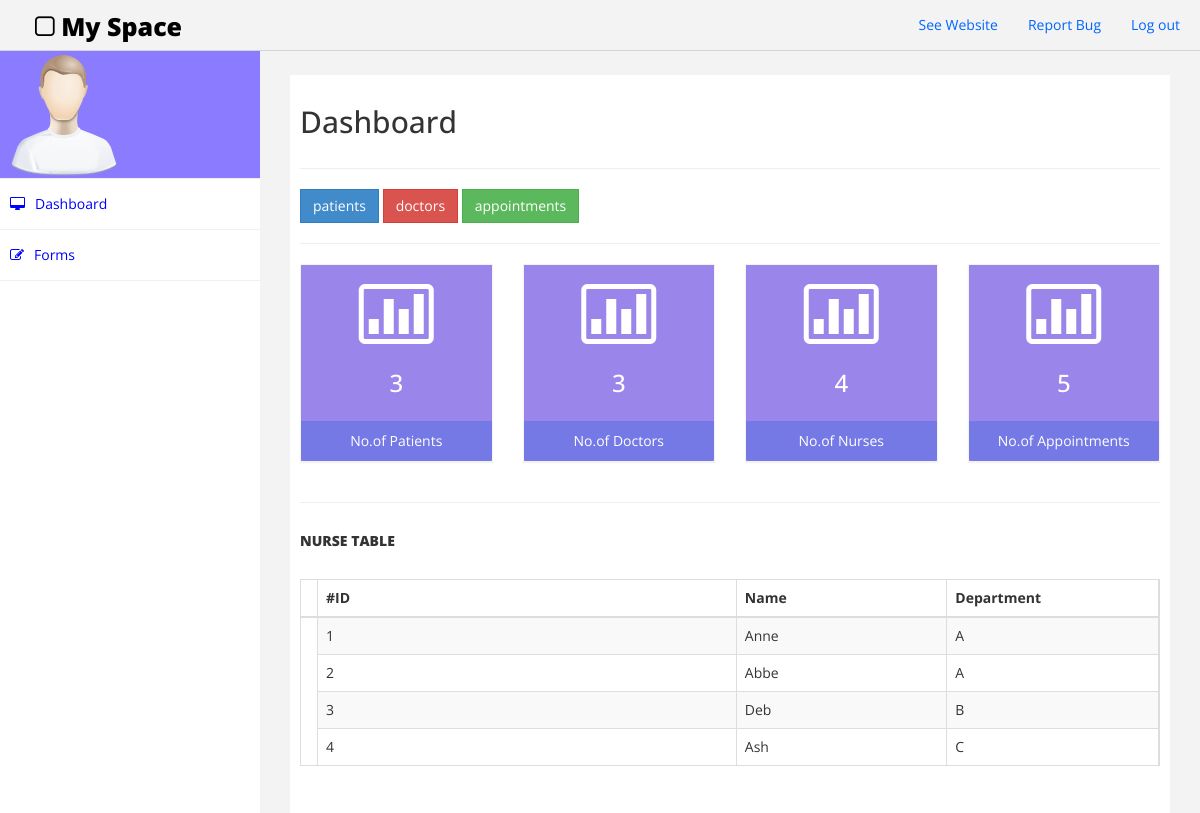
The app's page /myProject/dashboard.php with its own data.
### tables this page shows
CREATE TABLE `nurse` (
  `Name` varchar(25) NOT NULL,
  `nurse_ID` int(11) NOT NULL,
  `Department` varchar(45) NOT NULL,
  `Password` varchar(8) NOT NULL
);

### myProject/dashboard.php (the view, shortened to what this page needs)
<?php
include("DBconnect.php");
?>
<!DOCTYPE html>
<html xmlns="http://www.w3.org/1999/xhtml">
<head>
    <link href="assets/css/bootstrap.css" rel="stylesheet" />
    <link href="assets/css/font-awesome.css" rel="stylesheet" />
    <link href="assets/css/custom.css" rel="stylesheet" />
</head>
<body>
    <div id="wrapper">
        <div class="navbar navbar-inverse navbar-fixed-top">
            <div class="adjust-nav">
                <div class="navbar-header">
                    <a class="navbar-brand" href="#"><i class="fa fa-square-o "></i>&nbsp;My Space</a>
                </div>
                <div class="navbar-collapse collapse">
                    <ul class="nav navbar-nav navbar-right">
                        <li><a href="#">See Website</a></li>
                        <li><a href="#">Report Bug</a></li>
						 <li><a href="index.php">Log out</a></li>
                    </ul>
                </div>
            </div>
        </div>
        <nav class="navbar-default navbar-side" role="navigation">
            <div class="sidebar-collapse">
                <ul class="nav" id="main-menu">
                    <li class="text-center user-image-back">
                        <img src="assets/img/find_user.png" class="img-responsive" />
                    </li>
                    <li>
                        <a href="dashboard.php"><i class="fa fa-desktop "></i>Dashboard</a>
                    </li>
                    <li>
                        <a href="#"><i class="fa fa-edit "></i>Forms </a>
                    </li>
                </ul>
            </div>
        </nav>
        <div id="page-wrapper">
            <div id="page-inner">
                <div class="row">
                    <div class="col-md-12">
                        <h2>Dashboard</h2>
                    </div>
                </div>
                <hr />
				<div class="row">
                 <div class="col-md-6">
				        <a href="patient.php" class="btn btn-primary">patients</a>
                        <a href="doctor.php" class="btn btn-danger">doctors</a>
                        <a href="appointment.php" class="btn btn-success">appointments</a>
				 </div>
				</div>
				<hr/>
			<div class="row">
				<div class="col-md-3 col-sm-3 col-xs-6">
                        <div class="panel panel-primary text-center no-boder bg-color-blue">
                            <div class="panel-body">
                                <i class="fa fa-bar-chart-o fa-5x"></i>
                                <h3>	<?php
					                         $sql="select count(*) as total from patient";
                                             $result=mysqli_query($connect,$sql);
                                             $data=mysqli_fetch_assoc($result);
                                             echo $data['total'];
					                    ?>
								</h3>
                            </div>
                            <div class="panel-footer back-footer-blue">
                                No.of Patients
                            </div>
                        </div>
                </div>
				<div class="col-md-3 col-sm-3 col-xs-6">
                        <div class="panel panel-primary text-center no-boder bg-color-blue">
                            <div class="panel-body">
                                <i class="fa fa-bar-chart-o fa-5x"></i>
                                <h3>	<?php
					                         $sql="select count(*) as total from doctor";
                                             $result=mysqli_query($connect,$sql);
                                             $data=mysqli_fetch_assoc($result);
                                             echo $data['total'];
					                    ?>
								</h3>
                            </div>
                            <div class="panel-footer back-footer-blue">
                                No.of Doctors
                            </div>
                        </div>
                </div>
				<div class="col-md-3 col-sm-3 col-xs-6">
                        <div class="panel panel-primary text-center no-boder bg-color-blue">
                            <div class="panel-body">
                                <i class="fa fa-bar-chart-o fa-5x"></i>
                                <h3>	<?php
					                         $sql="select count(*) as total from nurse";
                                             $result=mysqli_query($connect,$sql);
                                             $data=mysqli_fetch_assoc($result);
                                             echo $data['total'];
					                    ?>
								</h3>
                            </div>
                            <div class="panel-footer back-footer-blue">
                                No.of Nurses
                            </div>
                        </div>
                </div>
				<div class="col-md-3 col-sm-3 col-xs-6">
                        <div class="panel panel-primary text-center no-boder bg-color-blue">
                            <div class="panel-body">
                                <i class="fa fa-bar-chart-o fa-5x"></i>
                                <h3>	<?php
					                         $sql="select count(*) as total from appointment";
                                             $result=mysqli_query($connect,$sql);
                                             $data=mysqli_fetch_assoc($result);
                                             echo $data['total'];
					                    ?>
								</h3>
                            </div>
                            <div class="panel-footer back-footer-blue">
                                No.of Appointments
                            </div>
                        </div>
                </div>
			</div>
			<hr/>
				<div class="row">
					<div class="col-md-12">
                        <h5>Nurse Table</h5>
                        <table class="table table-striped table-bordered table-hover">
                            <thead>
                                <tr style="padding:5px;">
								<th></th>
                                    <th>#ID</th>
                                    <th>Name</th>
                                    <th>Department</th>
                                </tr>
                            </thead>
                            <tbody>
							<?php
							require_once("DBconnect.php");
							$sql="SELECT * FROM nurse ORDER BY nurse_ID";
							$result=mysqli_query($connect,$sql);
							if(mysqli_num_rows($result)!=0){
								while($row=mysqli_fetch_array($result)){
							?>
							<tr class="row" style="padding:5px;">
							<td class="col-md-6">
							<?php echo $row["nurse_ID"];?>
							</td>
							<td class="col-md-3">
							<?php echo $row["Name"];?>
							</td>
							<td class="col-md-3">
							<?php echo $row["Department"];?>
							</td>
							</tr>
							<?php }}?>
                            </tbody>
                        </table>
                    </div>
                </div>
            </div>
        </div>
    </div>
</body>
</html>

### myProject/assets/css/custom.css (style rules this page uses)
body { font-family: 'Open Sans', sans-serif; }
#wrapper { width: 100%; margin-top:50px; }
#page-wrapper { padding: 15px 15px; min-height: 600px; background:#F3F3F3; }
#page-inner { width:100%; margin:10px 20px 10px 0px; background-color:#fff!important; padding:10px; min-height:1200px; }
.text-center { text-align:center; }
.user-image-back { background-color:#8B7BFF; }
h5,.h5 { font-size: 14px; font-weight: 900; text-transform: uppercase; padding-bottom:20px; }
.navbar-inverse .navbar-nav > li > a { color: #06F; }
.sidebar-collapse , .sidebar-collapse .nav { background:none; }
.sidebar-collapse .nav { padding:0; }
.sidebar-collapse .nav > li > a { background: #FFFFFF; text-shadow: none; color:#0000FF; }
.sidebar-collapse > .nav > li > a { padding:15px 10px; }
.sidebar-collapse > .nav > li { border-bottom: 1px solid rgba(240, 240, 240, 1) !important; }
.navbar-side { border:none; background-color: #202020; }
.navbar-inverse { background-color: #f3f3f3; border-color: #D3D3D3; }
.navbar-default { border:0px solid #DDDDDD; }
.nav > li > a > i { margin-right:10px; }
.navbar-inverse .navbar-brand { color: #000000; font-size: 25px; font-weight: 900; }
.adjust-nav { padding-left:20px;padding-right:20px; }
.bg-color-blue { background-color: #9A86EB; color: #fff; }
.no-boder { border: 1px solid #f3f3f3; }
.back-footer-blue { background-color: #7479E6; border-top: 0px solid #fff; }
.panel { border-radius: 0px; -webkit-border-radius: 0px; -moz-border-radius: 0px; }
.btn { border-radius: 0px; -webkit-border-radius: 0px; -moz-border-radius: 0px; }
@media (min-width:768px) { #page-wrapper { margin: 0 0 0 260px; padding: 15px 30px; min-height: 1200px; } }
@media (min-width:768px) { .navbar-side { z-index: 1; position: absolute; width: 260px; } }
@media (min-width:768px) { .navbar { border-radius: 0px; } }

### records on screen
nurse: nurse_ID "1", Name "Anne", Department "A"
nurse: nurse_ID "2", Name "Abbe", Department "A"
nurse: nurse_ID "3", Name "Deb", Department "B"
nurse: nurse_ID "4", Name "Ash", Department "C"

### other values on screen
$data['total'] "3"
$data['total'] "4"
$data['total'] "5"
